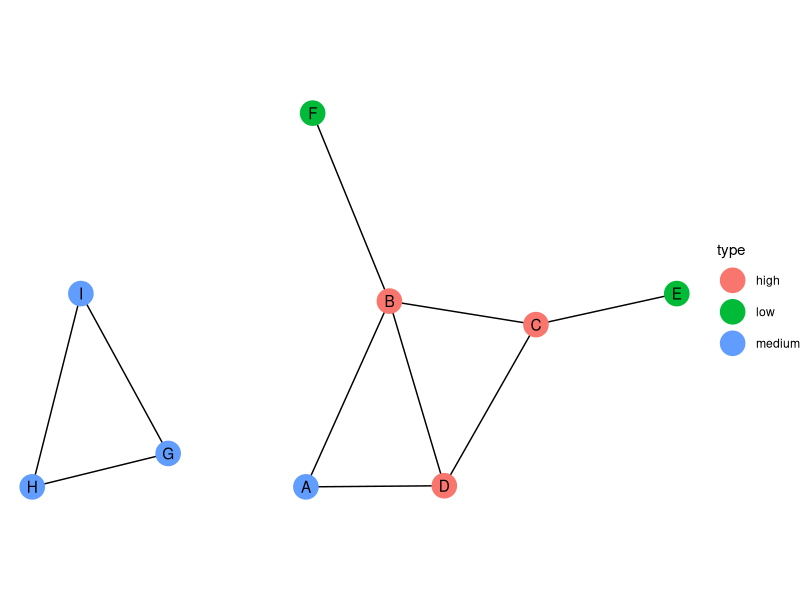
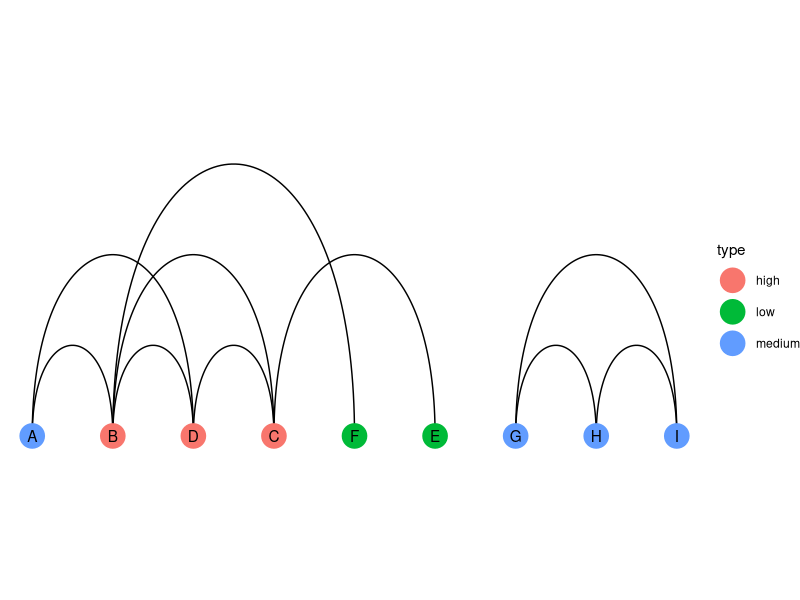
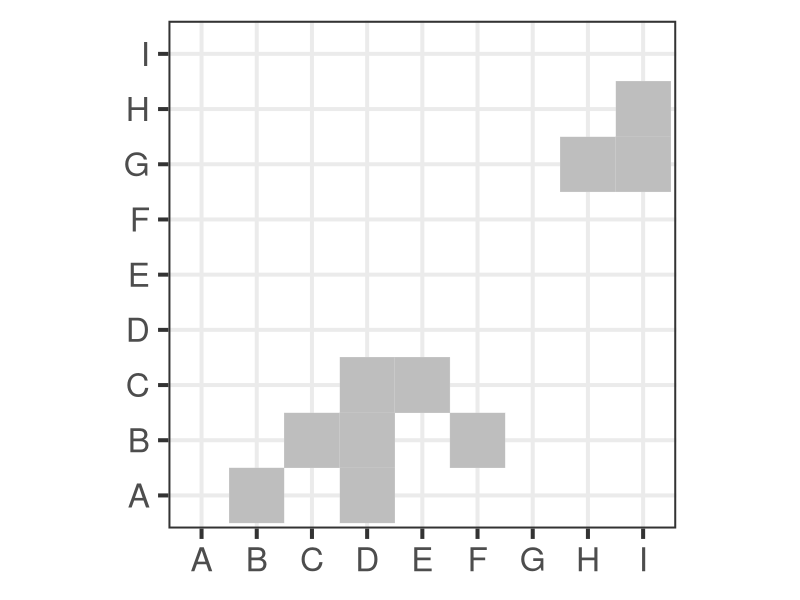
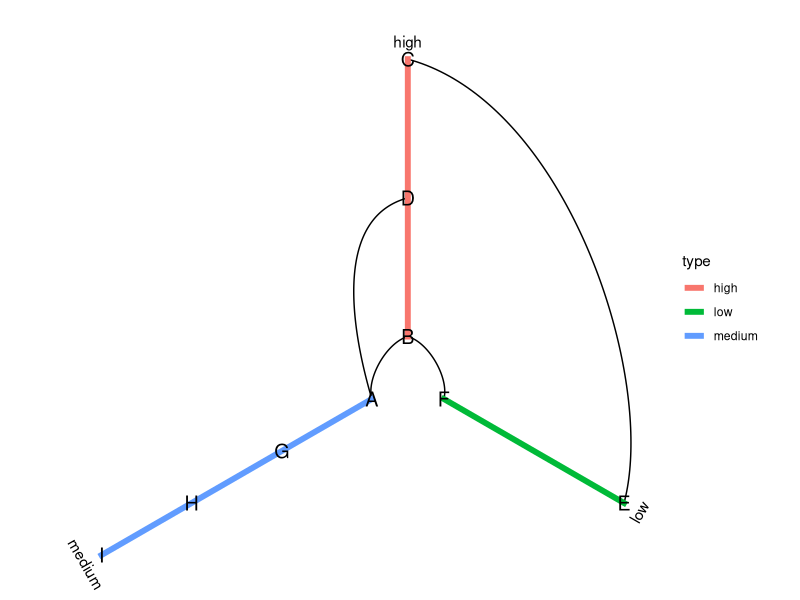
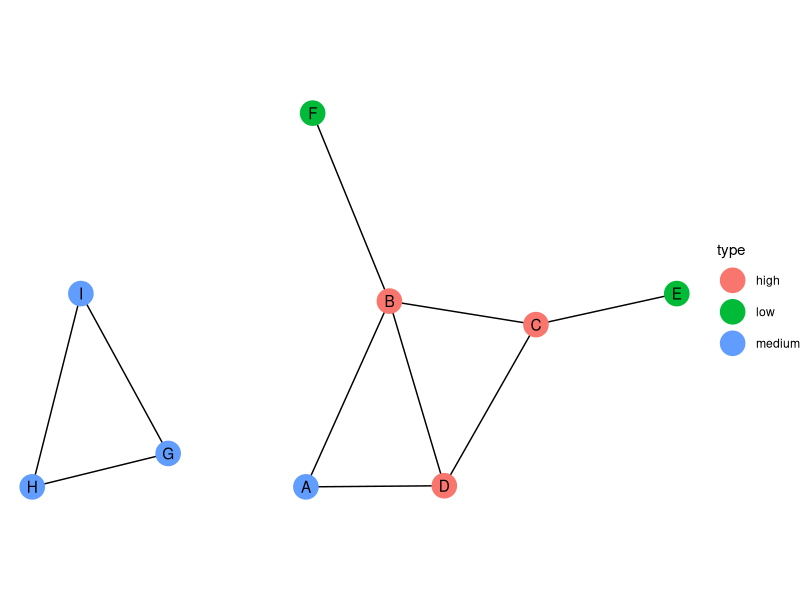
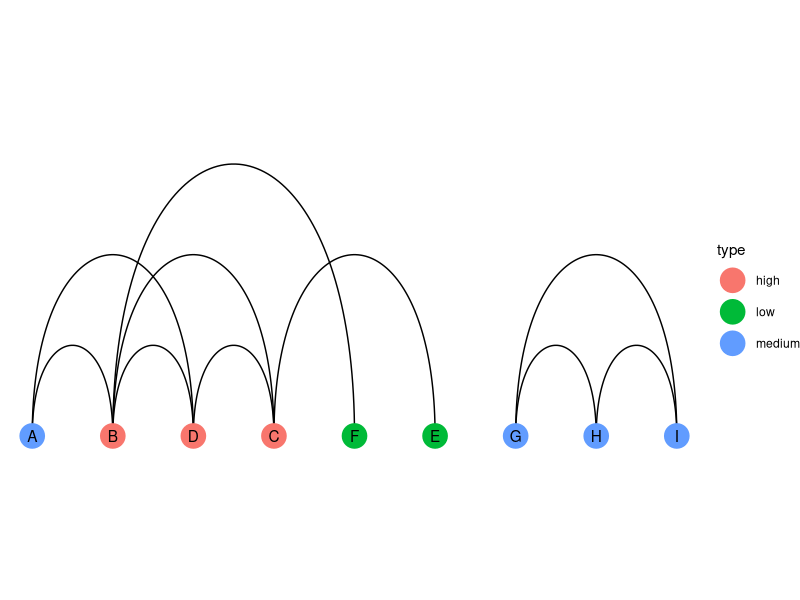
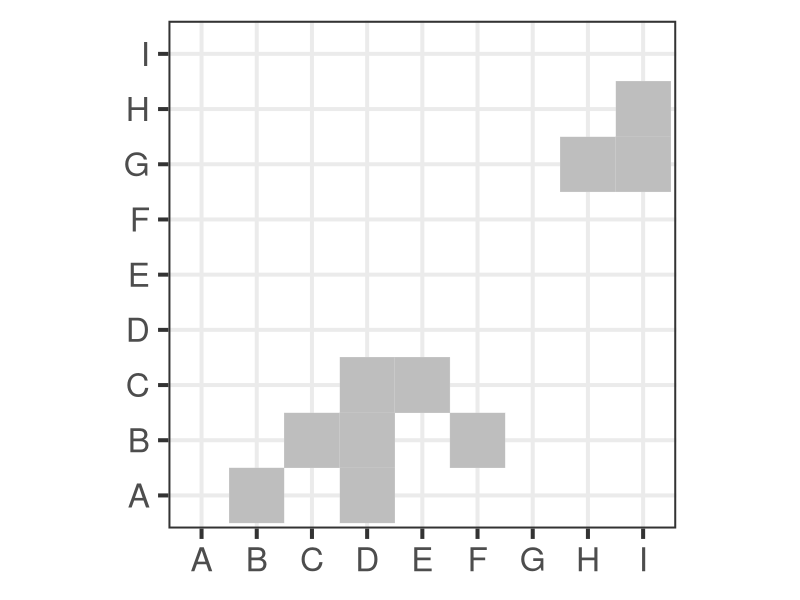
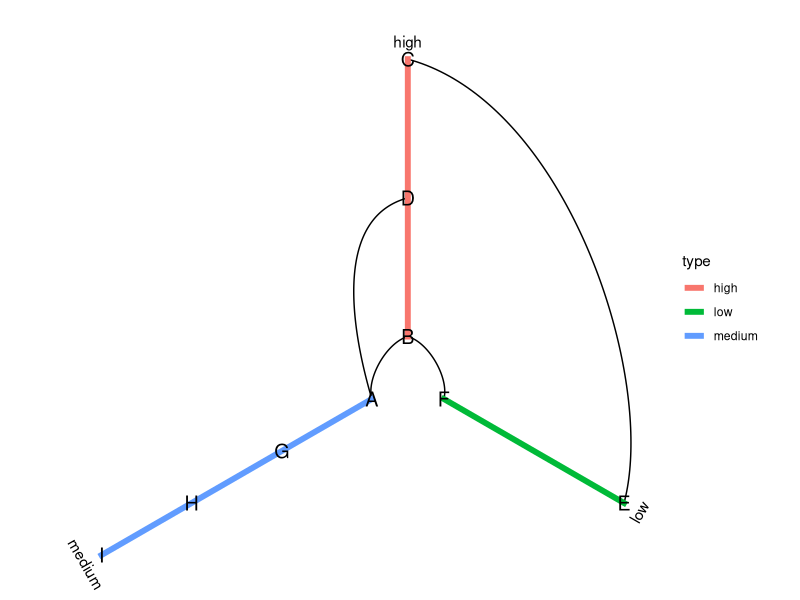

Write R code to recreate these figures, in order.
#
# Beispielnetzwerk erstellen und visualisieren
#

# Bibliotheken laden
library(igraph)
library(tidygraph)
library(ggplot2)
library(ggraph)
library(tidyverse)
library(ggforce)


# Kantenliste 
edges <- data.frame(
  source = c("A", "A", "B", "B", "B", "C", "C", "G", "G", "H"), 
  target = c("B", "D", "C", "D", "F", "D", "E", "H", "I", "I")
)

#nodes <- data.frame( 
#  id = c("A", "B", "C", "D", "E", "F", "G", "H", "I"), 
#  label = c("Person A", "Person B", "Person C", 
#            "Person D", "Person E", "Person F",
#            "Person G", "Person H", "Person I")
#)


# Graph-Objekt erstellen
graph <- tbl_graph(edges = edges, directed = FALSE)

graph <- graph %>% 
  mutate(degree = centrality_degree()) %>% 
  mutate(type = case_when(
    degree <= 1 ~ "low", 
    degree == 2 ~ "medium", 
    TRUE ~ "high"))

print(graph)

# Visualisierung: 

# 1. Simulation physikalischer Kräfte
ggraph(graph, layout='stress') + 
  geom_edge_link() + 
  geom_node_point(aes(color = type), size = 8) +
  geom_node_text(aes(label = name)) + 
  coord_fixed(1.5) +
  theme_void()

ggsave("forcedirected.png", dpi=300)

# 2. Systematische Darstellung
ggraph(graph, layout = 'linear') + 
  geom_edge_arc() +
  geom_node_point(aes(color=type), size=8) +
  geom_node_text(aes(label=name)) +
  coord_fixed(3) +
  theme_void()

ggsave("systematic.png", dpi=300)


# 3. Heatmap 

ggplot(edges, aes(y=source, x=target))+
  geom_tile(color = "lightgray", fill="gray") +
  scale_x_discrete(limits =  c("A", "B", "C", "D", "E", "F", "G", "H", "I")) +
  scale_y_discrete(limits = c("A", "B", "C", "D", "E", "F", "G", "H", "I")) +
  theme_bw(base_size = 30) + 
  coord_fixed() +
  theme(axis.title.x = element_blank(),
        axis.title.y = element_blank())

ggsave("heatmap.png", dpi=300)

# 4. Hive-Plot
ggraph(graph, layout = 'hive', axis = type) + 
  geom_edge_hive() +
  geom_axis_hive(aes(colour = type), size = 2) +
  geom_node_text(aes(label = name), size = 5) + 
  coord_fixed(1) +
  theme_void()

ggsave("hive.png", dpi=300)
